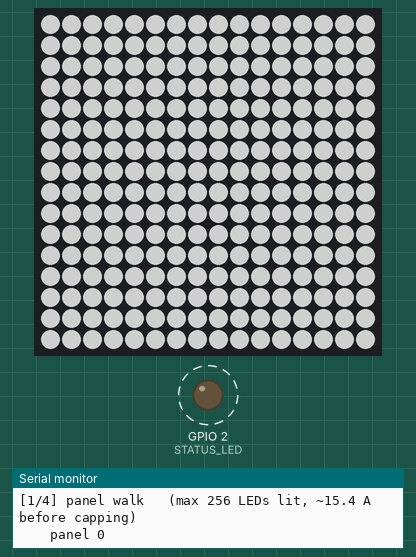
A program run on a simulated ESP32. Parts: 16×16 RGB LED matrix (first LED top left, wired row by row), output pins drawn as LEDs (lit = HIGH), the last lines printed to the serial monitor. Dashed ring = blinking. Dim RGB values are drawn brighter than linear.

Above: at 0.28 s.
At 13.93 s:
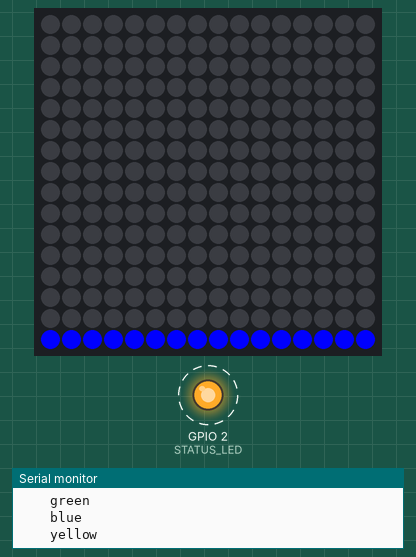
At 25.96 s:
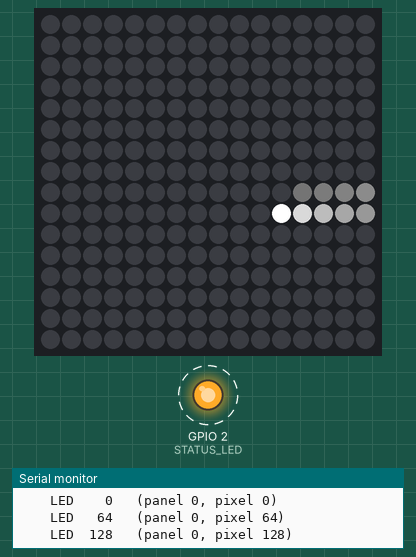
At 39.64 s:
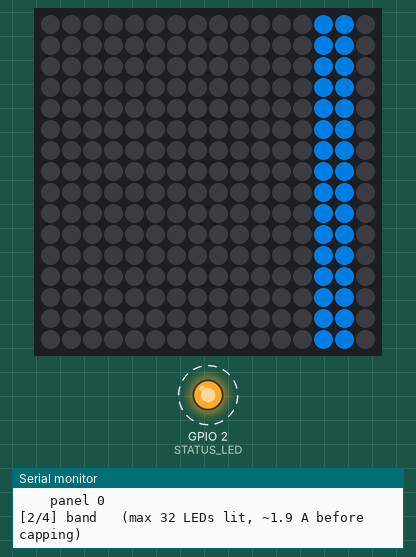
Timing chart, 0 to 40.0 s (numbered marks = the images above):
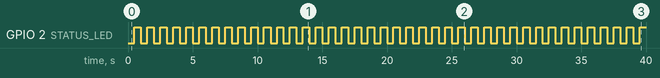

Measured:
- by itself, GPIO 2 (STATUS_LED): alternates HIGH for 0.50 s and LOW for 0.50 s
- what the display in image 0 shows lasts 0.7 s, from 0.1 s to 0.8 s

The program:

main.cpp
```cpp
// Baybasi pixel wall — standalone ROW test
//
// Flash it, unplug the laptop, leave it running. Four patterns cycle forever on
// a row of four daisy-chained 16x16 WS2812B panels (1024 LEDs on one wire).
// Nothing waits on serial and nothing ever finishes, so the dev kit drives the
// panels on its own. Runs on a CLASSIC ESP32 devkit (ESP-WROOM-32, 30-pin,
// HW-394 or similar).
//
// This is NOT the production topology. The real controller gives each panel its
// own output: 256 LEDs per wire, 8 ms a frame, twelve in parallel. Chaining is a
// bench convenience. Nothing here transfers to ../fw except the serpentine map.
//
// POWER IS THE WHOLE DESIGN CONSTRAINT. 1024 LEDs at white is ~61 A and no
// bench supply wants that, least of all unattended. So no pattern here ever
// lights more than 256 LEDs at once, and most light far fewer. That is not only
// safer, it looks better: FastLED scales the whole frame down to fit the current
// cap, so lighting less at a time means what IS lit runs near full brightness.
//
// The onboard LED blinks once a second. If the panels are dark but that LED is
// blinking, the firmware is alive and the fault is power, data or the panels —
// not a crashed board. That is the only diagnostic you get with no laptop, and
// it is worth more than it looks.

#include <Arduino.h>
#include <FastLED.h>

// ---------------------------------------------------------------- hardware --
// One output; the panels are chained back to back. GPIO 13 avoids every ESP32
// strapping pin (0, 2, 5, 12, 15) and every input-only pin (34, 35, 36, 39).
//
// GPIO 12 is the one that bites: held high at reset it sets the flash voltage
// wrong and the board will not boot. On the header it sits between D14 and D13,
// so count pins rather than trusting the gap.
// NOT "LED_PIN". FastLED uses that name as a template parameter in 42 of its
// headers, so -DDATA_PIN=4 on the command line rewrites `int DATA_PIN,` to
// `int 4,` and the library will not compile. Defining it in this file after
// #include <FastLED.h> is safe, which is why the classic env never noticed;
// a build flag is not. Found 2026-09-15 building the S3 env for the first time.
#ifndef LED_PIN
#define LED_PIN    13     // classic ESP32; the S3 envs override this to 4
#endif
#ifndef STATUS_LED
#define STATUS_LED 2      // the onboard LED next to PWR on this board
#endif

#define PANEL_W 16
#define PANEL_H 16
#define PANEL_LEDS (PANEL_W * PANEL_H)

// A row of the wall is four panels. Override with -DPANELS=n for a single panel
// (1) or a whole column (12); every pattern scales itself to fit.
#ifndef PANELS
#define PANELS 4
#endif
#define N_LEDS (PANELS * PANEL_LEDS)

// These panels are older than the WS2812B the wall is specified around. Wrong
// chipset looks exactly like a dead row, so rule it out before condemning
// hardware: add one of
//   -DLED_CHIPSET=WS2811   -DLED_CHIPSET=WS2812   -DLED_CHIPSET=SK6812
// to build_flags in platformio.ini.
#ifndef LED_CHIPSET
#define LED_CHIPSET WS2812B
#endif

// Current budget. FastLED rescales brightness every frame to stay inside it, so
// a mistake dims the row rather than browning out the supply or melting a lead.
// SET THIS TO WHAT YOUR BENCH SUPPLY CAN ACTUALLY DELIVER.
#ifndef SUPPLY_VOLTS
#define SUPPLY_VOLTS 5
#endif
#ifndef SUPPLY_MA
#define SUPPLY_MA    5000
#endif

#define BAND_ROWS 2       // band pattern: 2 rows x 16 x PANELS = 128 LEDs lit
#define BLOCK     64      // block pattern: a quarter panel, lit at any instant

// The trace is paced to a fixed wall-clock duration rather than one LED per
// frame, because frame time scales with chain length and the useful speed does
// not. One panel runs at ~130 fps, so a per-frame trace would cross it in two
// seconds and you would never see where it stopped. Floored by the frame time:
// a long chain is frame-limited and simply takes longer.
#define TRACE_MS  20000

CRGB leds[N_LEDS];

// ----------------------------------------------------------------- mapping --
// Column-serpentine inside one panel, the same formula the driver uses:
//   local = x * 16 + (y if x even else 15 - y)
// The band pattern uses it, so a scrambled band means this is wrong for your
// panels. The other patterns work in raw chain order on purpose: when you are
// checking wiring you want the physical chain, not an interpretation of it.
static inline uint16_t px(uint8_t panel, uint8_t x, uint8_t y) {
    return panel * PANEL_LEDS + (uint16_t)x * PANEL_H + ((x & 1) ? (PANEL_H - 1 - y) : y);
}

// ---------------------------------------------------------------- patterns --
// Ordered so the lit-LED count falls as you go down, and so the first thing you
// see after a reset is the one that proves the chain.
enum Pattern {
    P_WALK,    // one panel white at a time   256 lit   chain order and aliveness
    P_BAND,    // a sliding band on each panel 128 lit  all panels at once, hues cycling
    P_BLOCK,   // a block marching the row      64 lit  every LED in six colours
    P_TRACE,   // one LED end to end             1 lit  exactly where the chain stops
    P_COUNT
};

struct Step { const char *name; uint32_t ms; uint16_t lit; };

// ms == 0 means the pattern steps once per frame and says when it is done, so a
// slow frame can never make it skip an LED.
static const Step STEPS[P_COUNT] = {
    {"panel walk", PANELS * 700UL, PANEL_LEDS},
    {"band",       12000,          BAND_ROWS * PANEL_W * PANELS},
    {"block",      0,              BLOCK},
    {"trace",      0,              1},
};

static uint8_t  pattern   = P_WALK;
static uint32_t stepStart = 0;
static uint32_t pos       = 0;      // frame-stepped cursor for block and trace
static bool     done      = false;
static int      lastNote  = -1;
static uint32_t lastAdv   = 0;   // paces the trace

static void clear() { fill_solid(leds, N_LEDS, CRGB::Black); }

static void renderWalk(uint32_t t) {
    clear();
    int p = (t / 700) % PANELS;
    fill_solid(&leds[p * PANEL_LEDS], PANEL_LEDS, CRGB::White);
    if (p != lastNote) { lastNote = p; Serial.printf("    panel %d\n", p); }
}

// Every panel shows a band at the same height, so one glance tells you all four
// are alive. The band slides and the hue rotates, which also proves the colour
// channels without ever lighting a whole panel.
static void renderBand(uint32_t t) {
    clear();
    uint8_t row = (t / 250) % PANEL_H;
    uint8_t hue = (uint8_t)((t / 250) * 11);
    for (int p = 0; p < PANELS; p++)
        for (uint8_t r = 0; r < BAND_ROWS; r++)
            for (uint8_t x = 0; x < PANEL_W; x++)
                leds[px(p, x, (row + r) % PANEL_H)] = CHSV(hue, 255, 255);
}

// A quarter-panel block marches the whole row, once per colour. The lit count is
// fixed no matter how long the chain is, so this runs at genuine full brightness
// and still exercises every LED in every channel.
static void renderBlock() {
    static const CRGB  C[6]  = {CRGB::White, CRGB::Red,    CRGB::Green,
                                CRGB::Blue,  CRGB::Yellow, CRGB::Cyan};
    static const char *NM[6] = {"white", "red", "green", "blue", "yellow", "cyan"};
    const uint32_t STRIDE = 8;                  // LEDs advanced per frame
    const uint32_t SPAN   = N_LEDS / STRIDE;    // frames in one colour pass

    uint32_t phase = pos / SPAN;
    if (phase >= 6) { done = true; return; }
    uint32_t start = (pos % SPAN) * STRIDE;

    clear();
    for (uint32_t i = 0; i < BLOCK; i++)
        if (start + i < N_LEDS) leds[start + i] = C[phase];

    if ((int)phase != lastNote) {
        lastNote = (int)phase;
        Serial.printf("    %s\n", NM[phase]);
    }
    pos++;
}

// One LED at a time, nothing skipped, paced to about 20 seconds whatever the
// chain length. The index is printed in case a laptop is attached, but the point
// is that you can watch where the dot stops without one.
static void renderTrace() {
    uint32_t now = millis();
    if (now - lastAdv < (uint32_t)(TRACE_MS / N_LEDS)) return;    // hold this frame
    lastAdv = now;

    for (uint16_t i = 0; i < N_LEDS; i++) leds[i].nscale8(140);   // short tail
    if (pos < N_LEDS) leds[pos] = CRGB::White;
    if (pos % 64 == 0 && pos < N_LEDS)
        Serial.printf("    LED %4lu   (panel %lu, pixel %lu)\n",
                      (unsigned long)pos,
                      (unsigned long)(pos / PANEL_LEDS),
                      (unsigned long)(pos % PANEL_LEDS));
    if (++pos >= N_LEDS + 16) done = true;      // +16 lets the tail fade out
}

// -------------------------------------------------------------------- main --
static void enter(uint8_t p) {
    pattern   = p;
    stepStart = millis();
    pos       = 0;
    done      = false;
    lastNote  = -1;
    lastAdv   = 0;
    clear();
    Serial.printf("\n[%d/%d] %s   (max %u LEDs lit, ~%.1f A before capping)\n",
                  p + 1, P_COUNT, STEPS[p].name, STEPS[p].lit, STEPS[p].lit * 0.060f);
}

static void banner() {
    float frame = N_LEDS * 0.030f;
    Serial.println(F("\n=== Baybasi standalone row test =============================="));
    Serial.printf("  %d panels chained on GPIO %d  =  %d LEDs\n", PANELS, LED_PIN, N_LEDS);
    Serial.printf("  frame ~%.0f ms (~%.0f fps).  Whole string white would be ~%.0f A.\n",
                  frame, 1000.0f / frame, N_LEDS * 0.060f);
    Serial.printf("  Cap %.1f A.  No pattern lights more than %d LEDs (~%.1f A).\n",
                  SUPPLY_MA / 1000.0f, PANEL_LEDS, PANEL_LEDS * 0.060f);
    Serial.println(F("  Runs forever with no laptop attached. Onboard LED blinks 1 Hz"));
    Serial.println(F("  while the firmware is alive: panels dark + LED blinking means"));
    Serial.println(F("  power, data or panels, not a crashed board."));
    Serial.println(F("  Far panels dim or orange = voltage drop. Inject 5 V at both"));
    Serial.println(F("  ends of the chain before believing an LED is dead."));
    Serial.println(F("=============================================================="));
}

void setup() {
    Serial.begin(115200);              // harmless with nothing attached
    pinMode(STATUS_LED, OUTPUT);

#ifdef OE_PIN
    // Talking to a panel THROUGH the production controller board. Its twelve
    // outputs pass two SN74AHCT245s whose /OE is pulled HIGH by R15, so they
    // come out of reset DISABLED and stay that way until this pin goes low.
    //
    // Park the data line low FIRST. The 245 is a buffer, not a latch: enable it
    // while its input is still a floating ESP32 pad and it drives that float
    // straight at a panel's DIN. Order matters, one line of code apart.
    pinMode(LED_PIN, OUTPUT);
    digitalWrite(LED_PIN, LOW);
    pinMode(OE_PIN, OUTPUT);
    digitalWrite(OE_PIN, LOW);
    Serial.printf("  /OE on GPIO %d driven LOW: 245 outputs enabled\n", OE_PIN);
#endif

    FastLED.addLeds<LED_CHIPSET, LED_PIN, GRB>(leds, N_LEDS);
    FastLED.setMaxPowerInVoltsAndMilliamps(SUPPLY_VOLTS, SUPPLY_MA);
    FastLED.setBrightness(255);        // the power cap does the real limiting
    FastLED.clear(true);

    banner();
    enter(P_WALK);
}

void loop() {
    uint32_t now = millis();
    digitalWrite(STATUS_LED, (now / 500) % 2);   // 1 Hz "firmware is alive"

    uint32_t t = now - stepStart;
    bool over = STEPS[pattern].ms ? (t >= STEPS[pattern].ms) : done;
    if (over) {
        enter((pattern + 1) % P_COUNT);          // wraps forever
        t = 0;
    }

    switch (pattern) {
        case P_WALK:  renderWalk(t);  break;
        case P_BAND:  renderBand(t);  break;
        case P_BLOCK: renderBlock();  break;
        case P_TRACE: renderTrace();  break;
        default:      clear();        break;
    }
    FastLED.show();
}
```
